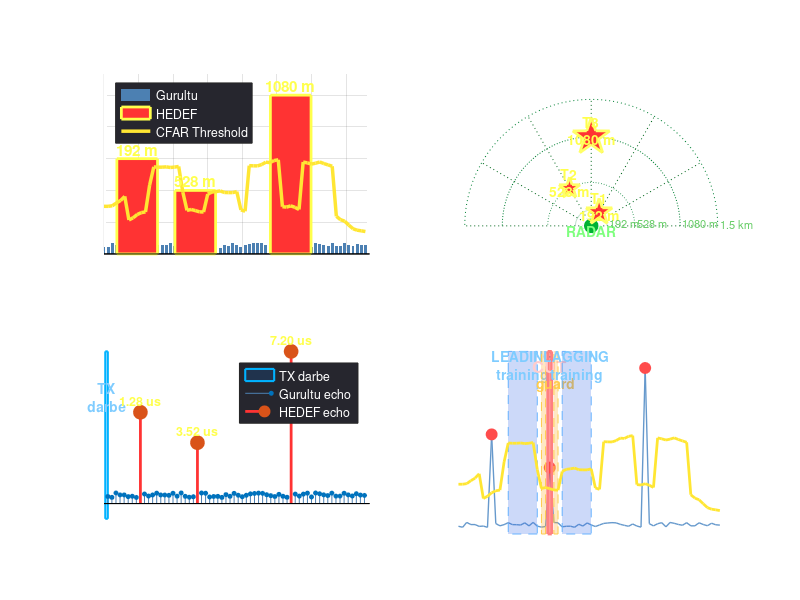

Reproduce this figure in MATLAB. (Note: this script raises an error after producing the figure.)
%% =========================================================================
%  AERIS-10 RADAR  -  CFAR DETECTION DEMO (MATLAB)
%
%  Bu script, iverilog'da kosturduğumuz radar_demo_tb.v ile birebir AYNI
%  senaryoyu MATLAB'da uretir, CA-CFAR uygulayip 4 ayri gorsel cikti uretir:
%
%    1) Range profile + CFAR threshold + tespitler
%    2) PPI (Plan Position Indicator) radar scope - kutupsal
%    3) Zaman alaninda echo sinyali (gercek darbe gidis-donus)
%    4) CFAR sliding window aciklamasi (egitsel diyagram)
%
%  Calistirma:  matlab > >> cd matlab; radar_cfar_demo
%
%  Radar parametreleri (AERIS-10N):
%    - Tasiyici frekansi  : 10.5 GHz (X-band)
%    - Baseband fs        : 100 MHz
%    - 1 CFAR bin         : 24 m  (16x decimation)
%    - Toplam menzil      : 1536 m
% =========================================================================

clear; clc; close all;

%% --- Radar parametreleri ------------------------------------------------
c           = 3e8;                      % isik hizi
fc          = 10.5e9;                   % tasiyici (X-band)
fs_baseband = 100e6;                    % baseband ornekleme
Ts          = 1/fs_baseband;            % = 10 ns
decimation  = 16;                       % range_bin_decimator.v: 1024->64
binSize_m   = c * Ts / 2 * decimation;  % 24 m / bin
NUM_BINS    = 64;
maxRange_m  = NUM_BINS * binSize_m;     % 1536 m

%% --- Senaryo: ayni gurultu seed + 3 hedef (iverilog ile eslesiyor) ------
rng(2779124276, 'twister');             % = hex A5A51234 - deterministik
mag = round(2000 + 1500*rand(NUM_BINS,1));   % gurultu zemini ~2000 magn
mag(8+1)  = 30000;   % MATLAB 1-tabanli (bin 8 -> index 9)
mag(22+1) = 20000;
mag(45+1) = 50000;
mag       = double(mag);

%% --- CA-CFAR parametreleri (cfar_ca.v ile birebir) ----------------------
guard      = 2;
train      = 8;
alpha_q44  = 5;                         % Q4.4 = 0x05
alpha      = alpha_q44 / 16;            % = 0.3125

%% --- CA-CFAR uygulamasi (Verilog FSM'in mantigi) ------------------------
threshold = zeros(NUM_BINS,1);
detect    = false(NUM_BINS,1);

for cut = 1:NUM_BINS
    leadIdx = (cut - guard - train) : (cut - guard - 1);
    lagIdx  = (cut + guard + 1)     : (cut + guard + train);
    leadIdx = leadIdx(leadIdx >= 1 & leadIdx <= NUM_BINS);
    lagIdx  = lagIdx(lagIdx  >= 1 & lagIdx  <= NUM_BINS);
    noise_sum   = sum(mag(leadIdx)) + sum(mag(lagIdx));
    threshold(cut) = floor(alpha_q44 * noise_sum / 16);     % >>4
    threshold(cut) = min(threshold(cut), 2^17 - 1);         % saturate 17-bit
    detect(cut) = mag(cut) > threshold(cut);
end

%% --- Konsol cikti -------------------------------------------------------
fprintf('\n=========================================================\n');
fprintf(' AERIS-10  CFAR DEMO  (MATLAB)\n');
fprintf('=========================================================\n');
fprintf('  Radar parametreleri:\n');
fprintf('    Frekans          : %.1f GHz\n', fc/1e9);
fprintf('    Baseband fs      : %d MHz\n',   fs_baseband/1e6);
fprintf('    Bin buyuklugu    : %.1f m\n',   binSize_m);
fprintf('    Toplam menzil    : %.0f m\n',   maxRange_m);
fprintf('  CFAR config        : CA-CFAR  G=%d  T=%d  alpha=%d/16 (=%.4f)\n', ...
        guard, train, alpha_q44, alpha);
fprintf('---------------------------------------------------------\n');
fprintf('  TESPIT EDILEN HEDEFLER:\n');
fprintf('   bin | menzil  | km      | mag      | thr     | margin\n');
fprintf('  -----+---------+---------+----------+---------+--------\n');
detBins = find(detect);
for k = 1:length(detBins)
    b      = detBins(k) - 1;            % 0-tabanli bin no
    rangeM = b * binSize_m;
    margin = round((mag(detBins(k)) - threshold(detBins(k))) ...
                   / threshold(detBins(k)) * 100);
    fprintf('   %3d | %4.0f m  | %5.2f   | %6d   | %6d  | %4d%%\n', ...
            b, rangeM, rangeM/1000, mag(detBins(k)), threshold(detBins(k)), margin);
end
fprintf('=========================================================\n\n');

%% =========================================================================
%  FIGURE 1: 4-panel master plot
% =========================================================================
fig = figure('Name','AERIS-10 CFAR Demo','Position',[100 100 1500 900], ...
             'Color',[0.08 0.08 0.10]);

% ------ PANEL 1: Range Profile + CFAR Threshold -------------------------
ax1 = subplot(2,2,1); hold on;
set(ax1,'Color',[0.10 0.10 0.13],'XColor','w','YColor','w','GridColor',[0.3 0.3 0.3]);

binAxis = (0:NUM_BINS-1)';
rangeAxis = binAxis * binSize_m;

% Noise floor (gri bar)
bar(rangeAxis(~detect), mag(~detect), 0.7, ...
    'FaceColor',[0.3 0.5 0.7],'EdgeColor','none','DisplayName','Gurultu');

% Detected targets (parlak kirmizi bar)
bar(rangeAxis(detect), mag(detect), 0.7, ...
    'FaceColor',[1 0.2 0.2],'EdgeColor',[1 1 0.3],'LineWidth',2, ...
    'DisplayName','HEDEF');

% CFAR threshold (kalin sari cizgi)
plot(rangeAxis, threshold, '-', 'Color',[1 0.9 0.2], 'LineWidth', 2.5, ...
     'DisplayName','CFAR Threshold');

% Hedef etiketleri
for k = 1:length(detBins)
    b = detBins(k);
    text(rangeAxis(b), mag(b) + 3000, ...
         sprintf('%d m', round(rangeAxis(b))), ...
         'Color',[1 1 0.3], 'FontSize',11,'FontWeight','bold', ...
         'HorizontalAlignment','center');
end

grid on; box on;
xlabel('Menzil (metre)','Color','w','FontSize',11);
ylabel('Magnitude (|I| + |Q|)','Color','w','FontSize',11);
title('1)  RANGE PROFILE  +  CFAR ESIK','Color','w','FontSize',13,'FontWeight','bold');
legend('Location','northwest','TextColor','w','Color',[0.15 0.15 0.18]);
ylim([0 max(mag)*1.15]);
xlim([0 maxRange_m]);

% ------ PANEL 2: PPI scope (kutupsal radar ekrani) ----------------------
ax2 = subplot(2,2,2); hold on;
set(ax2,'Color',[0.04 0.06 0.04],'XColor','w','YColor','w');
axis equal;
axis(maxRange_m * [-1.05 1.05 -0.05 1.05]);

% Menzil halkalari
ringRadii = [192 528 1080 1536];
ringTheta = linspace(0, pi, 200);
ringLabel = {'192 m','528 m','1080 m','1.5 km'};
for r = ringRadii
    plot(r*cos(ringTheta), r*sin(ringTheta), ':', ...
         'Color',[0 0.5 0.2],'LineWidth',0.7);
end

% Azimut cizgileri (her 30 derece)
for ang = 0:30:180
    plot([0 maxRange_m*cos(ang*pi/180)], [0 maxRange_m*sin(ang*pi/180)], ...
         ':','Color',[0 0.4 0.1],'LineWidth',0.5);
end

% Radar kaynagi (origin)
plot(0,0,'o','MarkerSize',12,'MarkerFaceColor',[0 0.7 0.2], ...
     'MarkerEdgeColor','w','LineWidth',1.5);
text(0,-60,'RADAR','Color',[0.5 1 0.5],'HorizontalAlignment','center','FontWeight','bold');

% Hedef tespitleri (sentetik azimut sirasi: 60, 120, 90 deg)
detAzimuth_deg = [60 120 90];                % sentetik (sadece gorsel)
for k = 1:length(detBins)
    b      = detBins(k);
    rangeM = rangeAxis(b);
    az     = detAzimuth_deg(k) * pi/180;
    x      = rangeM * cos(az);
    y      = rangeM * sin(az);

    % Hedef sembolu - boyut magnitude'a gore
    msz = 8 + mag(b)/2500;
    plot(x,y,'p','MarkerSize',msz, ...
         'MarkerFaceColor',[1 0.2 0.2], ...
         'MarkerEdgeColor',[1 1 0.4], 'LineWidth',2);

    % Etiket
    text(x, y+80, sprintf('T%d\n%.0f m', k, rangeM), ...
         'Color',[1 1 0.3],'FontWeight','bold','FontSize',10, ...
         'HorizontalAlignment','center');
end

% Menzil etiketleri
for i = 1:length(ringRadii)
    text(ringRadii(i)+30, 30, ringLabel{i}, ...
         'Color',[0.4 0.8 0.4],'FontSize',8);
end

grid off; box on;
title('2)  PPI SCOPE  (radar ekrani)','Color','w','FontSize',13,'FontWeight','bold');
xlabel('X (m)','Color','w'); ylabel('Y (m)','Color','w');

% ------ PANEL 3: Zaman alaninda echo dalga formu -----------------------
ax3 = subplot(2,2,3); hold on;
set(ax3,'Color',[0.10 0.10 0.13],'XColor','w','YColor','w');

% Her bin echo zamani = 2 * range / c, integration after MF
tAxis_ns = binAxis * 2 * binSize_m / c * 1e9;   % round-trip ns

% Echo envelope (simulated)
echoSig = mag;

% TX darbesi (t=0)
fill([0 -100 -100 0], [-5000 -5000 max(mag) max(mag)], ...
     [0 0.5 1],'FaceAlpha',0.15,'EdgeColor',[0 0.7 1],'LineWidth',1.5);
text(-50, max(mag)*0.7, sprintf('TX\ndarbe'), 'Color',[0.5 0.8 1], ...
     'HorizontalAlignment','center','FontWeight','bold', 'Interpreter','none');

% Echo'lar
stem(tAxis_ns(~detect), echoSig(~detect), 'filled', ...
     'Color',[0.3 0.5 0.7], 'MarkerSize',3, 'LineWidth',0.7, ...
     'DisplayName','Gurultu echo');
stem(tAxis_ns(detect), echoSig(detect), 'filled', ...
     'Color',[1 0.2 0.2], 'MarkerSize',10, 'LineWidth',2, ...
     'DisplayName','HEDEF echo');

% Echo zamani etiketleri
for k = 1:length(detBins)
    b   = detBins(k);
    t_us = tAxis_ns(b)/1000;
    text(tAxis_ns(b), echoSig(b)+4000, ...
         sprintf('%.2f us', t_us), ...
         'Color',[1 1 0.3],'FontWeight','bold','FontSize',9, ...
         'HorizontalAlignment','center');
end

grid on; box on;
xlabel('Zaman (ns) - TX dan itibaren','Color','w','FontSize',11);
ylabel('Echo gucu','Color','w','FontSize',11);
title('3)  ZAMAN ALANI  -  Echo geri donus zamani','Color','w', ...
      'FontSize',13,'FontWeight','bold');
legend({'TX darbe','Gurultu echo','HEDEF echo'}, 'Location','best', ...
       'TextColor','w','Color',[0.15 0.15 0.18]);
xlim([-150 tAxis_ns(end)+200]);

% ------ PANEL 4: CFAR sliding window aciklamasi ------------------------
ax4 = subplot(2,2,4); hold on;
set(ax4,'Color',[0.10 0.10 0.13],'XColor','w','YColor','w');

% Ornek olarak CUT = 22'yi gosterelim
cut_demo = 22;
leadStart = cut_demo - guard - train;
leadEnd   = cut_demo - guard - 1;
lagStart  = cut_demo + guard + 1;
lagEnd    = cut_demo + guard + train;

% Tum range profile (mini)
plot(binAxis, mag, '-','Color',[0.4 0.6 0.8],'LineWidth',1);
plot(binAxis(detect), mag(detect), 'o','Color',[1 0.3 0.3], ...
     'MarkerFaceColor',[1 0.3 0.3],'MarkerSize',8);

ymax = max(mag) * 1.1;
ymin = 0;

% Leading training cells (mavi)
fill([leadStart leadEnd leadEnd leadStart], ...
     [ymin ymin ymax ymax], [0.2 0.4 0.9], ...
     'FaceAlpha',0.25,'EdgeColor',[0.4 0.7 1],'LineStyle','--');
text((leadStart+leadEnd)/2, ymax*0.92, sprintf('LEADING\ntraining'), ...
     'Color',[0.5 0.8 1],'FontWeight','bold','HorizontalAlignment','center', ...
     'Interpreter','none');

% Guard cells - sol (sari)
fill([cut_demo-guard cut_demo-1 cut_demo-1 cut_demo-guard], ...
     [ymin ymin ymax ymax], [1 0.7 0.2], ...
     'FaceAlpha',0.3,'EdgeColor',[1 0.8 0.3],'LineStyle','--');

% CUT (kirmizi)
fill([cut_demo-0.5 cut_demo+0.5 cut_demo+0.5 cut_demo-0.5], ...
     [ymin ymin ymax ymax], [1 0.2 0.2], ...
     'FaceAlpha',0.5,'EdgeColor',[1 0.5 0.5],'LineWidth',2);
text(cut_demo, ymax*0.92,'CUT','Color',[1 0.8 0.8], ...
     'FontWeight','bold','FontSize',12,'HorizontalAlignment','center');

% Guard cells - sag
fill([cut_demo+1 cut_demo+guard cut_demo+guard cut_demo+1], ...
     [ymin ymin ymax ymax], [1 0.7 0.2], ...
     'FaceAlpha',0.3,'EdgeColor',[1 0.8 0.3],'LineStyle','--');
text(cut_demo+guard/2+0.5, ymax*0.82,'guard', ...
     'Color',[1 0.8 0.3],'FontWeight','bold','HorizontalAlignment','center');

% Lagging training (mavi)
fill([lagStart lagEnd lagEnd lagStart], ...
     [ymin ymin ymax ymax], [0.2 0.4 0.9], ...
     'FaceAlpha',0.25,'EdgeColor',[0.4 0.7 1],'LineStyle','--');
text((lagStart+lagEnd)/2, ymax*0.92, sprintf('LAGGING\ntraining'), ...
     'Color',[0.5 0.8 1],'FontWeight','bold','HorizontalAlignment','center', ...
     'Interpreter','none');

% CFAR cikis: threshold
plot(binAxis, threshold, '-','Color',[1 0.9 0.2],'LineWidth',2);

grid on; box on;
xlabel('Range bin','Color','w','FontSize',11);
ylabel('Magnitude','Color','w','FontSize',11);
title(sprintf('4)  CFAR SLIDING WINDOW  (CUT = bin %d)', cut_demo), ...
      'Color','w','FontSize',13,'FontWeight','bold');
xlim([0 NUM_BINS]);
ylim([ymin ymax]);

% ------ Master title ----------------------------------------------------
sgtitle('AERIS-10  PLFM RADAR  -  CFAR Detection Demo', ...
        'Color','w','FontSize',16,'FontWeight','bold');

%% --- PNG cikti ----------------------------------------------------------
outDir = fullfile(fileparts(mfilename('fullpath')), 'output');
if ~exist(outDir, 'dir'), mkdir(outDir); end
outFile = fullfile(outDir, 'cfar_demo.png');
exportgraphics(fig, outFile, 'Resolution', 150, 'BackgroundColor', 'current');
fprintf('  PNG yazildi  : %s\n\n', outFile);

%% --- Tek ayrı PPI penceresi (buyuk) -----------------------------------
fig2 = figure('Name','PPI Scope','Position',[200 150 800 800], ...
              'Color',[0.04 0.06 0.04]);
ax = axes('Color',[0.04 0.06 0.04],'XColor',[0.5 1 0.5], ...
          'YColor',[0.5 1 0.5]); hold on;
axis equal;
axis(maxRange_m * [-1.05 1.05 -0.05 1.05]);

% Menzil halkalari
for r = ringRadii
    plot(r*cos(ringTheta), r*sin(ringTheta), '-', ...
         'Color',[0 0.5 0.2 0.4],'LineWidth',1);
    text(0, r+30, sprintf('%d m', r), 'Color',[0.4 0.9 0.4], ...
         'FontSize',9,'HorizontalAlignment','center');
end

% Tarama cizgileri her 15 derecede
for ang = 0:15:180
    plot([0 maxRange_m*cos(ang*pi/180)], [0 maxRange_m*sin(ang*pi/180)], ...
         '-','Color',[0 0.4 0.1 0.3],'LineWidth',0.5);
    text((maxRange_m+50)*cos(ang*pi/180), (maxRange_m+50)*sin(ang*pi/180), ...
         sprintf('%d°', ang), 'Color',[0.4 0.9 0.4],'FontSize',9, ...
         'HorizontalAlignment','center');
end

% Tarama anasiri (dinamik gozetleme efekti)
sweepAngle = 100;
sweep_x = [0 maxRange_m*cos(sweepAngle*pi/180)];
sweep_y = [0 maxRange_m*sin(sweepAngle*pi/180)];
plot(sweep_x, sweep_y, '-', 'Color',[0.2 1 0.3 0.8],'LineWidth',2);

% Radar konumu
plot(0,0,'o','MarkerSize',16,'MarkerFaceColor',[0.2 1 0.3], ...
     'MarkerEdgeColor',[0.9 1 0.9],'LineWidth',2);

% Hedefler
for k = 1:length(detBins)
    b      = detBins(k);
    rangeM = rangeAxis(b);
    az     = detAzimuth_deg(k) * pi/180;
    x      = rangeM * cos(az);
    y      = rangeM * sin(az);
    msz    = 14 + mag(b)/2000;

    % Hedef glow efekti (scatter AlphaData - plot() 4-kanal RGB desteklemez)
    for glow = 5:-1:1
        scatter(x, y, (msz+glow*4)^2, [1 0.3 0.3], 'filled', ...
                'MarkerFaceAlpha', 0.04, 'MarkerEdgeColor', 'none');
    end
    plot(x,y,'p','MarkerSize',msz, ...
         'MarkerFaceColor',[1 0.2 0.2], ...
         'MarkerEdgeColor',[1 1 0.4],'LineWidth',2);

    text(x, y-100, sprintf('TARGET %d\n%.0f m\n%.2f km', k, rangeM, rangeM/1000), ...
         'Color',[1 1 0.5],'FontWeight','bold','FontSize',11, ...
         'HorizontalAlignment','center');
end

title('AERIS-10 PPI SCOPE  -  Tespit edilen hedefler', ...
      'Color',[0.5 1 0.5],'FontSize',16,'FontWeight','bold');
xlabel('Cross-range (m)','Color',[0.5 1 0.5]);
ylabel('Down-range (m)','Color',[0.5 1 0.5]);
grid off; box on;

ppiFile = fullfile(outDir, 'cfar_ppi.png');
exportgraphics(fig2, ppiFile, 'Resolution', 150, 'BackgroundColor','current');
fprintf('  PPI PNG     : %s\n', ppiFile);

% Konsol ozeti de kaydet (GitHub / dokumantasyon icin)
summaryFile = fullfile(outDir, 'cfar_results.txt');
fid = fopen(summaryFile, 'w');
fprintf(fid, 'AERIS-10 CFAR Demo Results\n');
fprintf(fid, 'Generated: %s\n\n', datestr(now));
fprintf(fid, 'Radar: fc=10.5 GHz, fs=100 MHz, bin=%.1f m, max_range=%d m\n', binSize_m, maxRange_m);
fprintf(fid, 'CFAR: CA-CFAR G=%d T=%d alpha=%d/16\n\n', guard, train, alpha_q44);
fprintf(fid, 'bin | range_m | km   | mag   | thr   | margin_pct\n');
fprintf(fid, '----+---------+------+-------+-------+-----------\n');
for k = 1:length(detBins)
    b = detBins(k);
    margin_pct = round((mag(b)/threshold(b)-1)*100);
    fprintf(fid, '%3d | %7.0f | %.2f | %5.0f | %5.0f | %d%%\n', ...
        b, rangeAxis(b), rangeAxis(b)/1000, mag(b), threshold(b), margin_pct);
end
fclose(fid);
fprintf('  Ozet TXT    : %s\n', summaryFile);
fprintf('\n>> Iki figure penceresi acildi. Kapatmak icin: close all\n\n');
